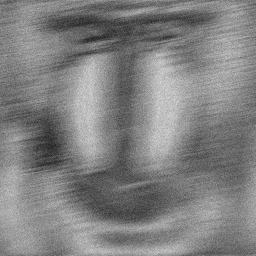
%> input picture 作业三图像复原/origin.bmp, 256 x 256 px
$ octave Untitled.m   (GNU Octave 9; MATLAB toolbox functions it lacks are replaced by stand-ins)
%> lines starting %> are read from the running program, lines starting %| are printed output that depends on the picture
clear clc
close all
f = imread('origin.bmp');
%> f is the input picture: size 256x256 uint8; min 32, max 221, mean 128.6
LEN = 30;
THETA = 11;
PSF = fspecial('motion',LEN,THETA);
wnr = deconvwnr(f,PSF,0.02);%这个信噪比参数可调
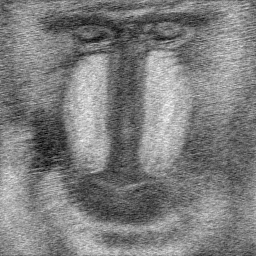
%> wnr: size 256x256 uint8; min 0, max 249, mean 126.1
figure(1)
imshow(wnr)
title('null');
imwrite(wnr,'Null.png');
PSF = fspecial('gaussian');
wnr1 = deconvwnr(wnr,PSF);
figure(2)
imshow(wnr1)
title('eins');
imwrite(wnr1,'Eins.png');
V=0.0004;
NP=(V*prod(size(f))).^2;
%> NP = 687.2
NPOW=sum(NP(:))/prod(size(f));
%> NPOW = 0.0105
IP=abs(fftn(im2double(f))).^2;
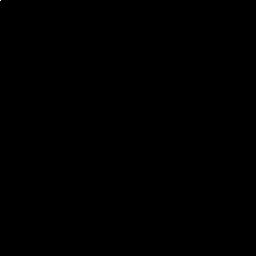
%> IP: size 256x256 double; min 0.00096, max 1.09e+09, mean 17620.4; drawn with min black and max white
NCORR=fftshift(real(ifftn(NP)));
%> NCORR = 687.2
ICORR=fftshift(real(ifftn(IP)));
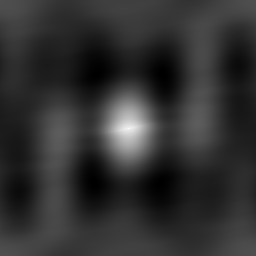
%> ICORR: size 256x256 double; min 16435.7, max 17620.4, mean 16665.9; drawn with min black and max white
%> (the run ends here)
